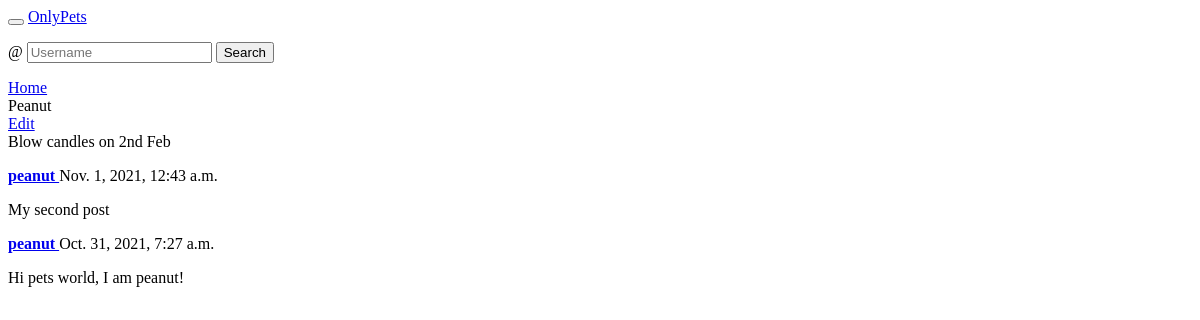
Before: /profile/4/ with the older database file.
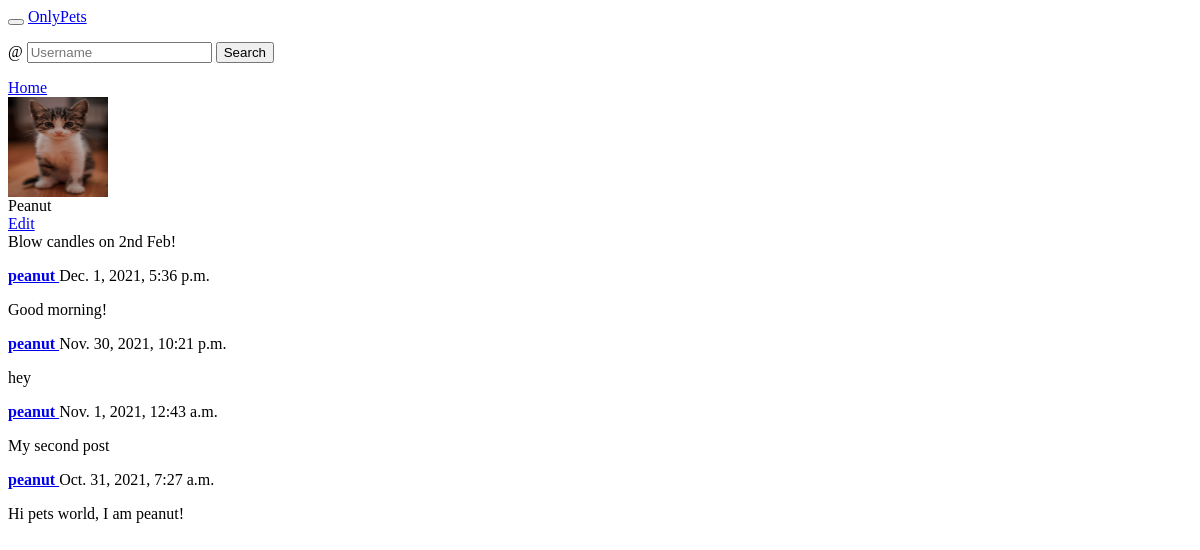
After: the same page with the newer database file.
### userprofile/models.py (models this page shows)
class UserProfile(models.Model):
    user = models.OneToOneField(User, primary_key= True, null = False, on_delete= models.CASCADE, related_name = 'profile')
    firstname = models.CharField(max_length= 25)
    lastname = models.CharField(max_length= 25, null = True, blank= True)
    gender = models.CharField(max_length= 25, null = True, blank= True)
    bio = models.TextField(max_length= 300, null = True, blank = True)
    birthdate = models.DateField(null= True, blank= True)
    displaypic = models.ImageField(upload_to = 'uploads/display_pictures', blank = True, default = 'uploads/display_pictures/default.png')
    city = models.CharField(max_length=100, blank=True, null=True)
    country = models.CharField(max_length=100, blank=True, null=True)

### home/models.py (models this page shows)
class PostCollection(models.Model):
    id = models.UUIDField(primary_key=True, default=uuid.uuid4, editable=False)
    author = models.ForeignKey(User, on_delete=models.CASCADE)
    post_content = models.TextField()
    post_timestamp = models.DateTimeField(default=timezone.now)
    likes = models.ManyToManyField(User, blank=True, related_name= 'likes')

### userprofile/views.py (the view)
# urls.py: path('<pk>/', ProfileView.as_view(), name='user-profile'),
class ProfileView(View):
    def get(self, request, pk, *args, **kwargs):
        profile = UserProfile.objects.get(pk = pk)
        postlist = PostCollection.objects.filter(author = profile.user).order_by('-post_timestamp')
        context = {
            'profile' : profile,
            'postlist' : postlist,
        }
        return render(request, 'userprofile/profile.html', context)

### userprofile/templates/userprofile/profile.html (shortened to what this page needs)
{% extends 'home/base.html' %}
{% load crispy_forms_tags %}
{% block content %}
<div>
    <a href = "{% url 'post-collection' %}" class = 'btn btn-light'>Home</a>
</div>
<div>
    {% if profile.displaypic %}
    <img src="{{profile.displaypic.url}}" class="rounded-circle" width="100" height="100" >
    {% endif %}
    <div>
        {{profile.firstname}}
    </div>
    <span>
        {% if request.user == user %}
        <a href = "{% url 'edit-user-profile' profile.pk %}">Edit</a>
        {% endif %}
    </span>
    <div>
        {% if profile.bio %}
            {{profile.bio}}
        {% endif %}
    </div>
</div>
{% for post in postlist %}
<div>
    <p><strong><a href="{% url 'user-profile' post.author.pk %}">{{ post.author }} </a> </strong> {{ post.post_timestamp }}</p>
    <p>{{ post.post_content }}</p>
</div>
{% endfor %}
{% endblock content %}

### home/templates/home/base.html (shortened to what this page needs)
<body>
    {% include 'home/navbar.html' %}
    {% block content %}
    {% endblock content %}
</body>

### home/templates/home/navbar.html (shortened to what this page needs)
<div class="container">
<nav class="navbar navbar-expand-lg navbar-light">
  <div class="container-fluid">
    <button class="navbar-toggler" type="button" data-bs-toggle="collapse" data-bs-target="#navbarTogglerDemo03" aria-controls="navbarTogglerDemo03" aria-expanded="false" aria-label="Toggle navigation">
    </button>
    <a class="navbar-brand"
    {% if user.is_authenticated %}
    href="{% url 'post-collection' %}"
    {% else %}
    href="{% url 'index' %}"
    {% endif %}
    > OnlyPets </a>
    <div class="collapse navbar-collapse" id="navbarTogglerDemo03">
      <form class="d-flex" method="GET" action="{% url 'user-search' %}">
        <div class="input-group">
          <span class="input-group-text" id="basic-addon1">@</span>
          <input type="text" class="form-control" placeholder="Username" aria-label="Username" aria-describedby="basic-addon1" name="query" value="{{ request.GET.query }}">
          <button class="remove-default-btn" type="submit">Search</button>
        </div>
      </form>
    </div>
  </div>
</nav>
</div>

Changed rows visible on the page:
changed UserProfile "Peanut": displaypic: picture added; bio "Blow candles on 2nd Feb" → "Blow candles on 2nd Feb!"
added PostCollection: author "peanut", post_timestamp "Dec. 1, 2021, 5:36 p.m.", post_content "Good morning!"
added PostCollection: author "peanut", post_timestamp "Nov. 30, 2021, 10:21 p.m.", post_content "hey"
